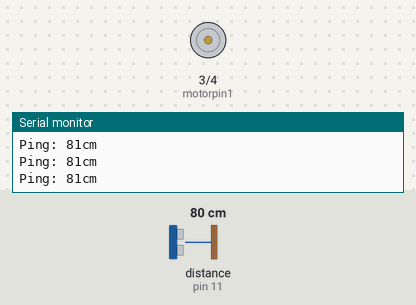
A sketch run on a simulated Arduino Uno, built with avr-gcc and run on an emulated ATmega328P. Parts: motor-driver pin pairs drawn as motors (green arrow = first pin HIGH = forward, orange = second pin HIGH = backward, longer = more drive), the last lines printed to the serial monitor. Inputs (shaded band) come from the test bench; at power-on: distance to the obstacle (sensor on pin 11) 80 cm. The echo pulse lasts 58.3 µs per cm.

Above: at 1.2 s.
1.3 s: distance to the obstacle (sensor on pin 11) set to 23 cm
2.8 s: distance to the obstacle (sensor on pin 11) set to 18 cm
At 4.1 s:
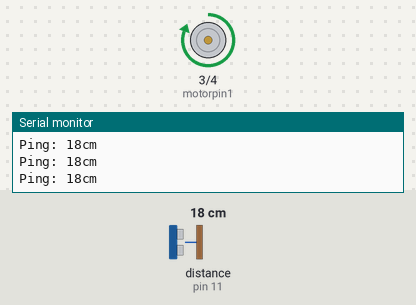
4.4 s: distance to the obstacle (sensor on pin 11) set to 35 cm
At 5.7 s:
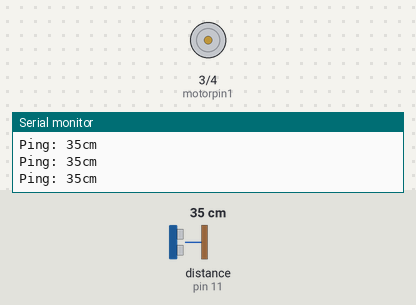
6.0 s: distance to the obstacle (sensor on pin 11) set to 2 cm
At 7.1 s:
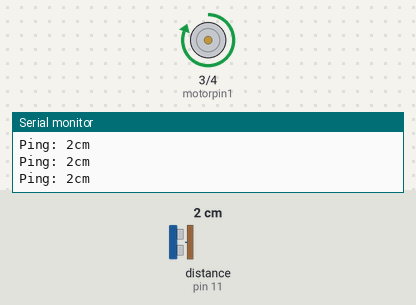
Timing chart, 0 to 8.6 s (numbered marks = the images above; inputs shaded):
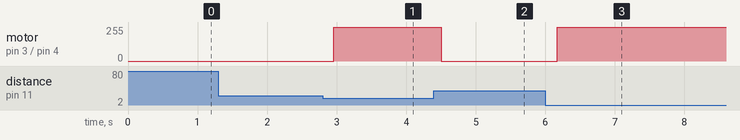

Measured:
- the behaviour switches between 21 and 20 cm on distance to the obstacle (sensor on pin 11) (found by bisection; images 0 and 1)
- after the input at 2.8 s, motor on pin 3 (motorpin1) / pin 4 (motorpin2): stopped → forward 255/255 after 0.16 s
- after the input at 4.4 s, motor on pin 3 (motorpin1) / pin 4 (motorpin2): forward 255/255 → stopped after 0.10 s
- after the input at 6.0 s, motor on pin 3 (motorpin1) / pin 4 (motorpin2): stopped → forward 255/255 after 0.17 s

The sketch:

Serinleme.ino
```cpp
#include <NewPing.h>

#define trig  12
#define echo  11

#define motorpin1  3
#define motorpin2  4

NewPing radar(trig, echo);


void setup ()
{
  Serial.begin(9600);
  pinMode(motorpin1,OUTPUT);
  pinMode(motorpin2,OUTPUT);
}

void loop ()
{
  digitalWrite(trig , HIGH);
  delayMicroseconds(1000);
  digitalWrite(trig , LOW);


  delay(200);
  Serial.print("Ping: ");
  Serial.print(radar.ping_cm());
  Serial.println("cm");


  if (radar.ping_cm() > 0.1 )
  if (radar.ping_cm() < 20.9 )

  {
   digitalWrite(motorpin1,HIGH);
   digitalWrite(motorpin2,LOW);
   delay(50);
  }
  else
  {
   digitalWrite(motorpin2,LOW);
   digitalWrite(motorpin1,LOW);

  }

  }
```
